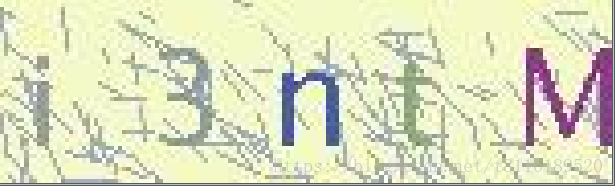
#> input picture scrapy/photo/zao.png, 615 x 186 px
$ python 10ocr.py
#> lines starting #> are read from the running program, lines starting #| are printed output that depends on the picture
from PIL import Image
import tesserocr


# [57 lines left out: functions get_bin_table, sum_9_region, get_crop_imgs, not called in this run]


imagePath = './photo/zao.png'
image = Image.open(imagePath)
#> image is the input picture: PIL image 615x186 RGBA; mean R, G, B, A 219.8, 222.7, 192, 255
imagery = image.convert('L')  # 转化为灰度图
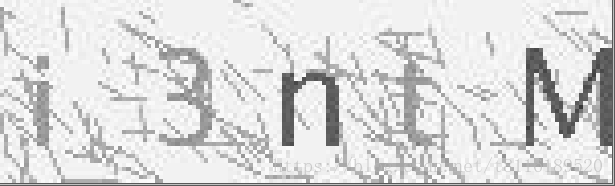
#> imagery: PIL image 615x186 L; min 56, max 254, mean 218.4
#> (the run stopped early here; a loop or call above may not have finished)

$ run again, with scrapy/photo/1.jpg saved as scrapy/photo/zao.png
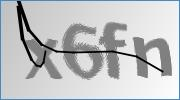
#> input picture scrapy/photo/1.jpg, 180 x 100 px
#> image is the input picture: PIL image 180x100 RGB; mean R, G, B 192.3, 194.4, 196
#> `imagery = image.convert('L')`:
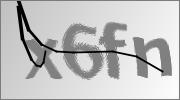
#> imagery: PIL image 180x100 L; min 0, max 255, mean 193.9
